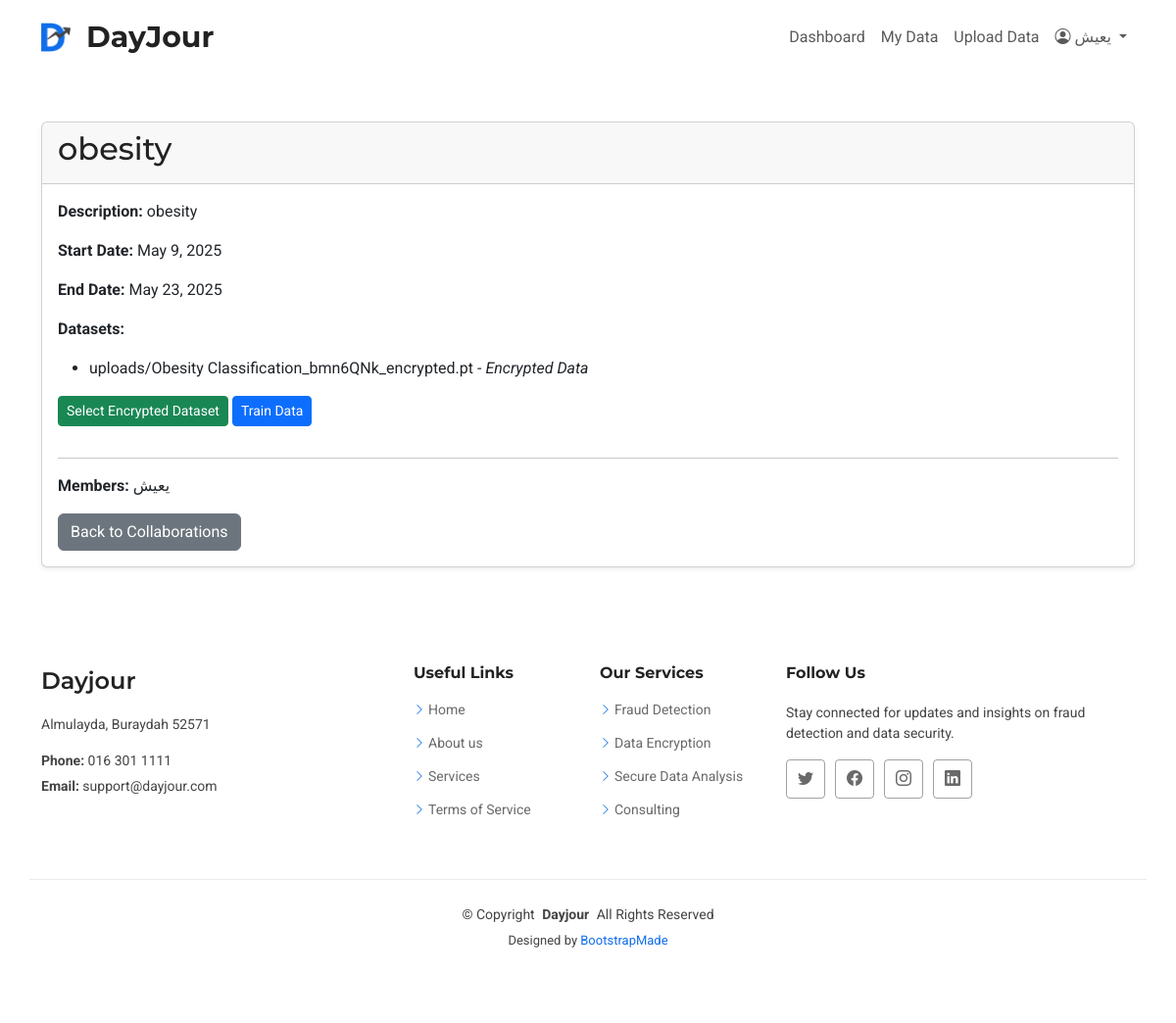
The page /en/collab/18/ (signed in) on the database its author committed.
### apps/accounts/models.py (models this page shows, shortened)
class CollaborationGroup(models.Model):
    name = models.CharField(max_length=100)
    description = models.TextField(max_length=400,blank=True, null=True)
    members = models.ManyToManyField(User, related_name='collaboration_groups')
    created_at = models.DateTimeField(auto_now_add=True)
    dataset = models.ManyToManyField('DataRecordOrDataset', blank=True)
    start_date = models.DateField(null=True, blank=True)
    end_date = models.DateField(null=True, blank=True)

class DataRecordOrDataset(models.Model):
    STATUS = [
        ("P", "Plain Data"),
        ("E", "Encrypted Data"),
    ]
    user = models.ForeignKey(User, on_delete=models.CASCADE)
    recorded_at = models.DateTimeField(auto_now_add=True)
    status = models.CharField(max_length=100 ,choices=STATUS,default='P')
    file = models.FileField(upload_to='uploads/',null=True)  # Add this line
    collaboration_groups = models.ManyToManyField(CollaborationGroup,blank=True)

### apps/collab/views.py (the view)
# urls.py: path('<int:pk>/', views.collaboration_detail, name='collaboration_detail'),
def collaboration_detail(request, pk):
    collaboration = get_object_or_404(CollaborationGroup, pk=pk, members=request.user)
    all_files = collaboration.dataset.all()
    has_encrypted_data = all_files.filter(status='E').exists()
    has_analysis = AnalysisReport.objects.filter(record__in=all_files).exists()
    return render(request, 'collaboration_detail.html', {
        'collaboration': collaboration,
        'files': all_files,
        'has_encrypted_data': has_encrypted_data,
        'has_analysis': has_analysis,
    })

### apps/templates/collaboration_detail.html (shortened to what this page needs)
{% extends "layouts/base.html" %}
{% load static %}
{% block content %}
<div class="container my-5">
  <div class="card shadow-sm">
    <div class="card-header">
      <h2>{{ collaboration.name }}</h2>
    </div>
    <div class="card-body">
      <p><strong>Description:</strong> {{ collaboration.description|default:"No description provided." }}</p>
      <p><strong>Start Date:</strong> {{ collaboration.start_date|default:"Not set" }}</p>
      <p><strong>End Date:</strong> {{ collaboration.end_date|default:"Not set" }}</p>
      <p><strong>Datasets:</strong></p>
      {% if collaboration.dataset.all %}
        <ul>
          {% for ds in collaboration.dataset.all %}
            <li>{{ ds.file.name }} - <em>{{ ds.get_status_display }}</em></li>
          {% endfor %}
        </ul>
      {% else %}
        <p>No datasets linked.</p>
      {% endif %}
      <a href="{% url 'upload_collaboration_data' collaboration.pk %}" class="btn btn-success btn-sm mb-3">Select Encrypted Dataset</a>
      {% if has_encrypted_data %}
        <a href="{% url 'train_model' collaboration.pk %}" class="btn btn-primary btn-sm mb-3">Train Data</a>
      {% endif %}
      <hr>
      <p><strong>Members:</strong>
        {% for member in collaboration.members.all %}
          {{ member.username }}{% if not forloop.last %}, {% endif %}
        {% endfor %}
      </p>
      <a href="{% url 'collaborations' %}" class="btn btn-secondary">Back to Collaborations</a>
    </div>
  </div>
</div>
{% endblock %}

### apps/templates/includes/header.html (shortened to what this page needs)
{% load static %}
<header id="header" class="header sticky-top">
  <div class="branding d-flex align-items-center">
    <div class="container d-flex justify-content-between align-items-center">
      <a href="{% url 'dashboard' %}" class="logo d-flex align-items-center">
        <img src="{% static 'images/DB2.png' %}" alt="Dayjour Logo" width="30" height="30">
        <h1 class="sitename ms-2">DayJour</h1>
      </a>
      {% if user.is_authenticated %}
      <nav id="navmenu" class="navbar navbar-expand-lg">
        <div class="collapse navbar-collapse" id="navbarContent">
          <ul class="navbar-nav me-auto mb-2 mb-lg-0">
            <li class="nav-item">
              <a class="nav-link {% if request.resolver_match.url_name == 'dashboard' %}active{% endif %}"
                 href="{% url 'dashboard' %}">Dashboard</a>
            </li>
            <li class="nav-item">
              <a class="nav-link {% if request.resolver_match.url_name == 'uploaded_data' %}active{% endif %}"
                 href="{% url 'uploaded_data' %}">My Data</a>
            </li>
            <li class="nav-item">
              <a class="nav-link {% if request.resolver_match.url_name == 'upload_data' %}active{% endif %}"
                 href="{% url 'upload_data' %}">Upload Data</a>
            </li>
          </ul>
          <ul class="navbar-nav mb-2 mb-lg-0">
            <li class="nav-item dropdown">
              <a class="nav-link dropdown-toggle" href="#" id="userDropdown" role="button" data-bs-toggle="dropdown">
                {% if user.is_authenticated and user.profile.image %}
                <img src="{{ user.profile.image.url }}" alt="Profile Picture" width="30" height="30" class="rounded-circle" style="object-fit: cover; margin-right: 8px;">
              {% else %}
                <i class="bi bi-person-circle"></i>
              {% endif %}
              {{ user.username }}
              </a>
            </li>
          </ul>
        </div>
      </nav>
      {% endif %}
    </div>
  </div>
</header>

### apps/static/bizland/css/main.css (style rules this page uses)
:root { --default-font: "Roboto", system-ui, -apple-system, "Segoe UI", Roboto, "Helvetica Neue", Arial, "Noto Sans", "Liberation Sans", sans-serif, "Apple Color Emoji", "Segoe UI Emoji", "Segoe UI Symbol", "Noto Color Emoji"; --heading-font: "Montserrat", sans-serif; --nav-font: "Open Sans", sans-serif; }
:root { --background-color: #ffffff; --default-color: #444444; --heading-color: #222222; --accent-color: #106eea; --surface-color: #ffffff; --contrast-color: #ffffff; }
:root { --nav-color: #222222; --nav-hover-color: #106eea; --nav-mobile-background-color: #ffffff; --nav-dropdown-background-color: #ffffff; --nav-dropdown-color: #222222; --nav-dropdown-hover-color: #106eea; }
:root { scroll-behavior: smooth; }
body { color: var(--default-color); background-color: var(--background-color); font-family: var(--default-font); }
a { color: var(--accent-color); text-decoration: none; transition: 0.3s; }
h1, h2, h3, h4, h5, h6 { color: var(--heading-color); font-family: var(--heading-font); }
.header { color: var(--default-color); transition: all 0.5s; z-index: 997; background-color: var(--background-color); }
.header .branding { background-color: var(--background-color); min-height: 60px; padding: 10px 0; }
.header .logo { line-height: 1; }
.header .logo img { max-height: 36px; margin-right: 8px; }
.header .logo h1 { font-size: 30px; margin: 0; font-weight: 700; color: var(--heading-color); }

### rows shown on the page
CollaborationGroup: name "obesity", description "obesity", start_date "May 9, 2025", end_date "May 23, 2025"
DataRecordOrDataset: file.name "uploads/Obesity Classification_bmn6QNk_encrypted.pt", status "Encrypted Data"

### other values the page prints
{{ user.username }} "يعيش"
{{ member.username }} "يعيش"
